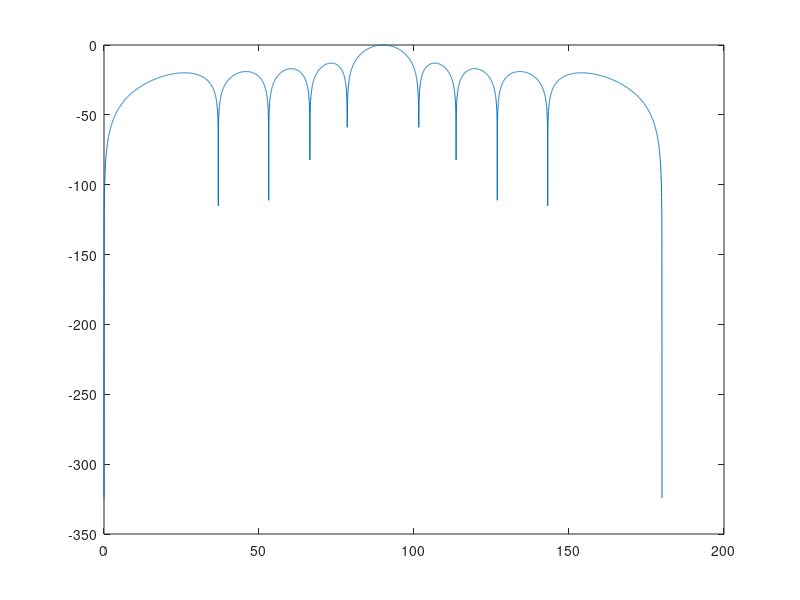

Recreate this plot in MATLAB. (Note: this script raises an error after producing the figure.)
clear; clc; close all;
N     = 10;
d_lam = 0.5;
u0    = 0.0; % broadside u = 0, theta = 90 degrees
n = (-(N-1)/2 : (N-1)/2)';
u = linspace(-1, 1, 6001);
theta = linspace(0, pi, 6001);

% Steering vector function
sv = @(uv) exp(1j * 2*pi * d_lam * n * uv);   
% Beam Pattern 
BP = @(w0, u_arr) abs(exp(-1j*2*pi*d_lam * u_arr(:) * n') * w0);
% Theta space Beam Pattern function 
BP_theta = @(w0, theta_arr) abs(exp(-1j*2*pi*d_lam * cos(theta_arr(:)) * n') * w0);

SLL_dB = -25;
SLL = 10^(-25/20);
p = (-(N-1)/2 : (N-1)/2)'; 

vT = sv(u0);     

% [A]_mn = sinc(2π/λ |p_m - p_n|) = sinc(2 |p_m - p_n|) 
% Using matlab sinc def: sinc(x) = sin(πx)/(πx)
A = zeros(N, N);
for m = 1:N
    for nn = 1:N
        A(m,nn) = sinc(2 *d_lam* abs(p(m) - p(nn)));   % eq. (3.302)
    end
end

% Split into r small sectors for tight control
r       = 40;                          % number of sectors per side
%u_sl +- 0.26 for main beam. 
u_sl    = [linspace(-1, -0.24, r+1)', linspace(0.24, 1, r+1)'];
sectors = [];
for s = 1:2
    for k = 1:r
        ui   = (u_sl(k,s) + u_sl(k+1,s)) / 2;   % sector center
        Di   = (u_sl(k+1,s) - u_sl(k,s)) / 2;   % sector delta
        sectors = [sectors; ui, Di];
    end
end

num_sectors = size(sectors, 1);

% [Q_i]_mn 
Q = zeros(N, N, num_sectors);
% Li initialization
L = zeros(80,1);
for i = 1:num_sectors
    ui = sectors(i,1);
    Di = sectors(i,2);

    %Side lobe level per sector
    L(i) = SLL^2 * 2 * Di;
    for m = 1:N
        for nn = 1:N
            dp = d_lam *(p(m) - p(nn));
            Q(m,nn,i) = exp(1j*2*pi*dp*ui) * 2*Di * sinc(2*Di*dp); % Q formed
        end
    end
end

% eq. (3.315)
lambda     = ones([80,1]);           % initial factor lambda = 1
delta_lambda = zeros([r*2,1]);

% Build A_Q eq. (3.311)
AQ = A;
temp = zeros(80,1);

for iter = 1:20

    % Compute weights — eq. (3.315)
    w    = (AQ \ vT) / (vT' * (AQ \ vT));

    if iter==1 || iter == 5
        if iter == 1
            figure(1);
        elseif iter ==5
            figure(3);
        end

        bp = BP_theta(w, theta);
        bp_dB = 20*log10(bp/max(bp));
        plot(theta/pi*180,bp_dB); hold on;
        yline(SLL_dB,'r--','LineWidth',1,'Label','SLL=-25dB','LabelHorizontalAlignment','left');
        grid on;
        ylim([-50,0]);
        xlabel('theta (degrees)'); ylabel('|B|');

        if iter == 1
            title('Beam Pattern Algorithm  first iteration');
        elseif iter ==5
            title('Beam Pattern Algorithm  5th iteration');
        end
        legend('|B|','SLL=−26dB');

        figure(2);
    end

    B = zeros(num_sectors,1);

    for i = 1:num_sectors  % Beam-pattern magnitude in Sector i
        B(i) = w' * Q(:,:,i) * w;
        
        % delta update per sector based on Li
        if abs(B(i)) > L(i)           
            delta_lambda(i) = 0.3 * lambda(i);
        else             
            delta_lambda(i) = 0;
        end
    end

    AQ = AQ + sum(Q .* reshape(delta_lambda, 1, 1, []), 3); % AQ update.
    lambda = lambda + delta_lambda; % lambda update

    bp = BP_theta(w, theta);
    BP_dB = 20* log10(bp / max(bp));
    plot(theta/pi*180,BP_dB); hold on;

    if(sum(delta_lambda)==0) % Sidelobe levels in every sector (L_i)
                             % Dropped to the correct level
        fprintf('Ended after %ith iteration\n', iter);
        break;
    end
end
yline(SLL_dB,'r--','LineWidth',1,'Label','SLL=-25dB','LabelHorizontalAlignment','left');
grid on;
xlabel('theta (degrees)'); ylabel('|B|');
ylim([-50,0]);
title('Beam Pattern Algorithm all iterations');
legend('|B|','SLL=−26dB');


figure(4);
bp = BP_theta(w, theta);
bp_dB = 20*log10(bp/max(bp));
plot(theta/pi*180,bp_dB); hold on;
yline(SLL_dB,'r--','LineWidth',1,'Label','SLL=-25dB','LabelHorizontalAlignment','left');
ylim([-50,0]);
grid on;
xlabel('theta (degrees)'); ylabel('|B|');
title('Beam Pattern Algorithm  last iteration');
legend('|B|','SLL=−26dB');
%% c tabulate weight vector

fprintf('== Final Weight Vector W ==\n');
for i= 1:N
    fprintf('|      w%i = %.5f       |\n',i-1, w(i));
end
fprintf('===========================\n')

%% Part d

B_theta = exp(-1j*pi * cos(theta(:)) * n') * w;
B_theta_dB = 20*log10(B_theta/max(B_theta));

figure(5);

plot(theta/pi*180,bp_dB, 'g--'); hold on; grid on;
plot(theta/pi*180,B_theta_dB,LineStyle=':');
yline(SLL_dB,'r--','LineWidth',1,'Label','SLL=-25dB','LabelHorizontalAlignment','left');
ylim([-50,0]);
grid on;
xlabel('theta (degrees)'); ylabel('|B|');
title('Beam Pattern Algorithm vs Final Weight vector');
legend('|B_{algorithm}|','|B_{weight?}|','SLL=−26dB');
